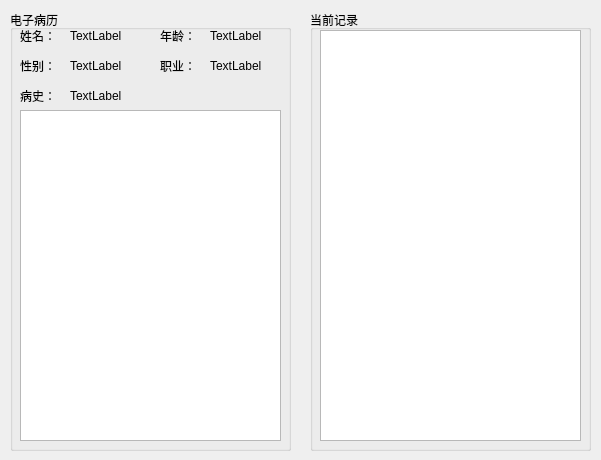
<?xml version="1.0" encoding="UTF-8"?>
<ui version="4.0">
 <class>MedicalRecord</class>
 <widget class="QDialog" name="MedicalRecord">
  <property name="geometry">
   <rect>
    <x>0</x>
    <y>0</y>
    <width>601</width>
    <height>460</height>
   </rect>
  </property>
  <property name="windowTitle">
   <string>Dialog</string>
  </property>
  <widget class="QGroupBox" name="groupBox">
   <property name="geometry">
    <rect>
     <x>10</x>
     <y>10</y>
     <width>281</width>
     <height>441</height>
    </rect>
   </property>
   <property name="title">
    <string>电子病历</string>
   </property>
   <widget class="QLabel" name="label">
    <property name="geometry">
     <rect>
      <x>10</x>
      <y>20</y>
      <width>40</width>
      <height>12</height>
     </rect>
    </property>
    <property name="text">
     <string>姓名：</string>
    </property>
   </widget>
   <widget class="QLabel" name="label_2">
    <property name="geometry">
     <rect>
      <x>150</x>
      <y>20</y>
      <width>40</width>
      <height>12</height>
     </rect>
    </property>
    <property name="text">
     <string>年龄：</string>
    </property>
   </widget>
   <widget class="QLabel" name="label_3">
    <property name="geometry">
     <rect>
      <x>10</x>
      <y>50</y>
      <width>40</width>
      <height>12</height>
     </rect>
    </property>
    <property name="text">
     <string>性别：</string>
    </property>
   </widget>
   <widget class="QLabel" name="label_4">
    <property name="geometry">
     <rect>
      <x>150</x>
      <y>50</y>
      <width>40</width>
      <height>12</height>
     </rect>
    </property>
    <property name="text">
     <string>职业：</string>
    </property>
   </widget>
   <widget class="QLabel" name="label_5">
    <property name="geometry">
     <rect>
      <x>10</x>
      <y>80</y>
      <width>40</width>
      <height>12</height>
     </rect>
    </property>
    <property name="text">
     <string>病史：</string>
    </property>
   </widget>
   <widget class="QListView" name="listView">
    <property name="geometry">
     <rect>
      <x>10</x>
      <y>100</y>
      <width>261</width>
      <height>331</height>
     </rect>
    </property>
   </widget>
   <widget class="QLabel" name="label_6">
    <property name="geometry">
     <rect>
      <x>60</x>
      <y>20</y>
      <width>54</width>
      <height>12</height>
     </rect>
    </property>
    <property name="text">
     <string>TextLabel</string>
    </property>
   </widget>
   <widget class="QLabel" name="label_7">
    <property name="geometry">
     <rect>
      <x>200</x>
      <y>20</y>
      <width>54</width>
      <height>12</height>
     </rect>
    </property>
    <property name="text">
     <string>TextLabel</string>
    </property>
   </widget>
   <widget class="QLabel" name="label_8">
    <property name="geometry">
     <rect>
      <x>60</x>
      <y>50</y>
      <width>54</width>
      <height>12</height>
     </rect>
    </property>
    <property name="text">
     <string>TextLabel</string>
    </property>
   </widget>
   <widget class="QLabel" name="label_9">
    <property name="geometry">
     <rect>
      <x>200</x>
      <y>50</y>
      <width>54</width>
      <height>12</height>
     </rect>
    </property>
    <property name="text">
     <string>TextLabel</string>
    </property>
   </widget>
   <widget class="QLabel" name="label_10">
    <property name="geometry">
     <rect>
      <x>60</x>
      <y>80</y>
      <width>54</width>
      <height>12</height>
     </rect>
    </property>
    <property name="text">
     <string>TextLabel</string>
    </property>
   </widget>
  </widget>
  <widget class="QGroupBox" name="groupBox_2">
   <property name="geometry">
    <rect>
     <x>310</x>
     <y>10</y>
     <width>281</width>
     <height>441</height>
    </rect>
   </property>
   <property name="title">
    <string>当前记录</string>
   </property>
   <widget class="QTextBrowser" name="textBrowser">
    <property name="geometry">
     <rect>
      <x>10</x>
      <y>20</y>
      <width>261</width>
      <height>411</height>
     </rect>
    </property>
   </widget>
  </widget>
 </widget>
 <resources/>
 <connections/>
</ui>
